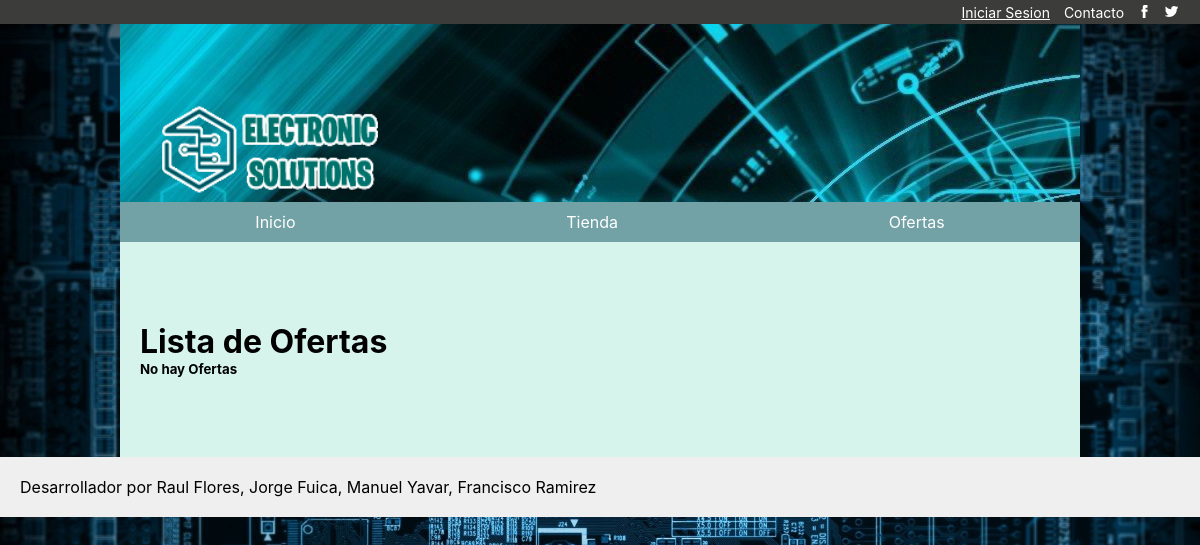
Before: /Ofertas with the older database file.
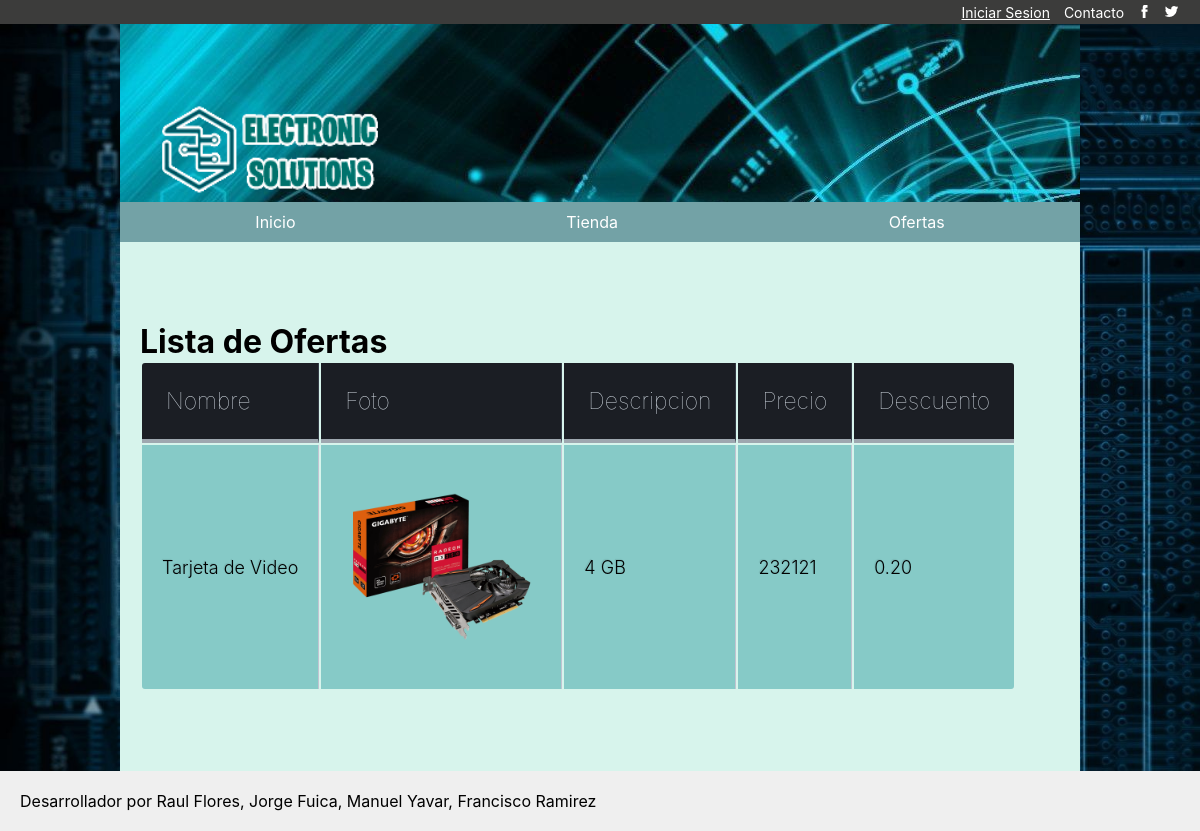
After: the same page with the newer database file.
### sistema/models.py (models this page shows, shortened)
class Producto(models.Model):
	codigo = models.AutoField(primary_key = True)
	nombre = models.CharField(max_length = 50)
	descripcion = models.TextField()
	precio = models.IntegerField()
	tipo = models.CharField(max_length = 20)
	foto = models.ImageField(upload_to = "productos", blank = True, null = True)

class Oferta(models.Model):
	codigo = models.AutoField(primary_key = True)
	fechaInicio = models.DateField(auto_now_add = True)
	fechaFin = models.DateField()
	vigente = models.BooleanField(default = True)
	porcentaje = models.DecimalField(max_digits = 3, decimal_places = 2)
	producto = models.ForeignKey(Producto, on_delete = models.CASCADE)
	sucursal = models.ForeignKey(Sucursal, on_delete = models.CASCADE)

### sistema/views.py (the view)
# urls.py: url(r"^Ofertas$", views.ofertas, name = "Ofertas"),
def ofertas(request):
	lista=Producto.objects.all().order_by('nombre')
	ofer=Oferta.objects.all()
	plantilla=loader.get_template("ofertas.html")
	diccionario={
		'lista':lista,
		'ofer':ofer,
	}
	return HttpResponse(plantilla.render(diccionario,request))

### sistema/templates/ofertas.html
{% extends "maqueta.html" %}
{% block content %}
{% load staticfiles %}
<link rel="stylesheet" type="text/css" href="{% static 'css/tablas.css' %}">
<h1>Lista de Ofertas</h1>
{% if lista %}
<table>
    <tr>
        <th>Nombre</th>
        <th>Foto</th>
        <th>Descripcion</th>
        <th>Precio</th>
        <th>Descuento</th>
    </tr>
    {% for m in lista %}
      {% for i in ofer %}
        {% if m.codigo == i.producto_id %}
          <tr>
              <td>{{ m.nombre }}</td>
              <td><img src={{ m.foto.url }} width="200px"  alt="" ></img></td>
              <td>{{ m.descripcion }}</td>
              <td>{{ m.precio }}</td>
              <td>{{ i.porcentaje }}</td>
          </tr>
        {% endif%}
      {% endfor%}
    {% endfor %}
</table>
{% else %}
    <h5>No hay Ofertas</h5>
{% endif %}
{% endblock %}

### sistema/templates/maqueta.html (shortened to what this page needs)
{% load pwa %}
{% load static %}
<!DOCTYPE html>
<html lang="es">
<head>
	<link rel="stylesheet" type="text/css" href="{% static 'css/styles.css' %}">
</head>
<body>
	<div class="topbar">
		<div class="topcontainer">
			<ul style="margin-right: 10px">
				{% if not user.is_authenticated %}
				<li><a href="{% url 'login' %}">Iniciar Sesion</a></li>
				{% else %}
				<a href="{% url 'logout'%}">Salir</a>
				{% endif %}
				<li><a>Contacto</a></li>
				<li><a><img src="{% static 'images/facebook.png' %}"></a></li>
				<li><a><img src="{% static 'images/twitter.png' %}"></a></li>
			</ul>
		</div>
	</div>
	{% if user.is_authenticated %}
	<link rel="stylesheet" type="text/css" href="{% static 'css/gestion.css' %}">
	<div id="left-side">
		<div class="logo">
			<img src="{% static 'images/logo.png' %}" alt="Logo Electronic Solutions">
			<img src="{% static 'images/logo_gestion.png' %}" alt="Logo de Gestionando" height="60" width="60" align=right>
		</div>
		<nav class="navbar">
			<div class="dropdown">
				<button class="dropbtn">Mantenimiento<i class="fa fa-caret-down"></i></button>
				<div class="dropdown-content">
					<a href="{% url 'gestion_productos' %}">Gestión de productos</a>
					<a href="{% url 'gestion_ofertas' %}">Gestión de ofertas</a>
					{% if es_encargado or user.is_staff %}
					<a href="{% url 'gestion_vendedores' %}">Gestión de vendedores</a>
					{% endif %}
					{% if user.is_staff %}
					<a href="{% url 'gestion_sucursales' %}">Gestión de sucursales</a>
					{% endif %}
				</div>
			</div>
			<a href="{% url 'modulo_ventas' %}">Ventas</a>
		</nav>
	</div>
  {% else %}
	<div class="contenedor">
		<header>
			<div class="logo">
				<img src="{% static 'images/logo.png' %}" width="150" alt="150">
			</div>
			<nav>
				<a href="{% url 'index'%}">Inicio</a>
				<a class="padre" href="{% url 'Tienda' %}">Tienda</a>
				<a href="{% url 'Ofertas'%}">Ofertas</a>
			</nav>
		</header>
	{% endif %}
		<div class="main">
			{% block content %}{% endblock %}
		</div>
	</div>
	<footer>
		<p>Desarrollador por Raul Flores, Jorge Fuica, Manuel Yavar, Francisco Ramirez</p>
	</footer>
</body>
</html>

### sistema/static/css/styles.css (style rules this page uses)
* { margin: 0px; padding: 0px; box-sizing: border-box; font-family: "SF Pro Display", "Calibri", "Arial"; }
.contenedor { background:#2B6B75; width:80%; margin:auto; padding-top: 100px; display:flex; flex-flow:row wrap; background-image: url("./banner.jpg") }
body { background-image: url("./background.jpg"); background-size: cover; }
.topbar { width: 100%; position: fixed; text-align: right; color: #fff; font-size: 14px; margin-bottom: 30px; background-color: #3c3c3b; padding: 4px 12px 3px 0; font-family: monospace; }
.topbar a { color: white; }
.topbar ul li { display: inline; margin-left: 10px; text-decoration: none; }
header { background:#004e5a00; width:100%; display: flex; justify-content:space-between; align-items:center; flex-direction:row; flex-wrap:wrap; }
header .logo { color:#fff; font-size:10px; padding: 5px; align-items: right; }
header .logo img { height: 90px; width: 290px; }
header nav { width:100%; display:flex; flex-wrap:wrap; align-items:center; }
header nav a { background:#73A2A6; color:#fff; text-align: center; text-decoration: none; padding:10px; flex-grow:1; }
.main { background:#D7F4EC; padding:80px 20px 80px 20px; flex:1 1 70%; }
footer { background:#EFEFEF; width: 100%; padding:20px; display: flex; flex-wrap:wrap; justify-content:space-between; }

### sistema/static/css/tablas.css (style rules this page uses)
th { color:#D5DDE5; background:#1b1e24; border-bottom:4px solid #9ea7af; border-right: 1px solid #343a45; font-size:23px; font-weight: 100; padding:24px; text-align:left; text-shadow: 0 1px 1px rgba(0, 0, 0, 0.1); vertical-align:middle; }
th:first-child { border-top-left-radius:3px; }
th:last-child { border-top-right-radius:3px; border-right:none; }
tr { border-top: 1px solid #C1C3D1; border-bottom-: 1px solid #C1C3D1; color:black; font-size:16px; font-weight:normal; text-shadow: 0 1px 1px rgba(256, 256, 256, 0.1); }
tr:first-child { border-top:none; }
tr:last-child { border-bottom:none; }
tr:last-child td:first-child { border-bottom-left-radius:3px; }
tr:last-child td:last-child { border-bottom-right-radius:3px; }
td { background:rgb(134, 202, 199); padding:20px; text-align:left; vertical-align:middle; font-weight:300; font-size:18px; text-shadow: -1px -1px 1px rgba(0, 0, 0, 0.1); border-right: 1px solid #C1C3D1; }
td:last-child { border-right: 0px; }

Changed rows visible on the page:
added Producto: nombre "Tarjeta de Video", descripcion "4 GB", precio "232121"
added Oferta: foto (picture), porcentaje "0.20"
Other visible differences:
text no longer shown: "No hay Ofertas"
text now shown: "Nombre Foto Descripcion Precio Descuento"
